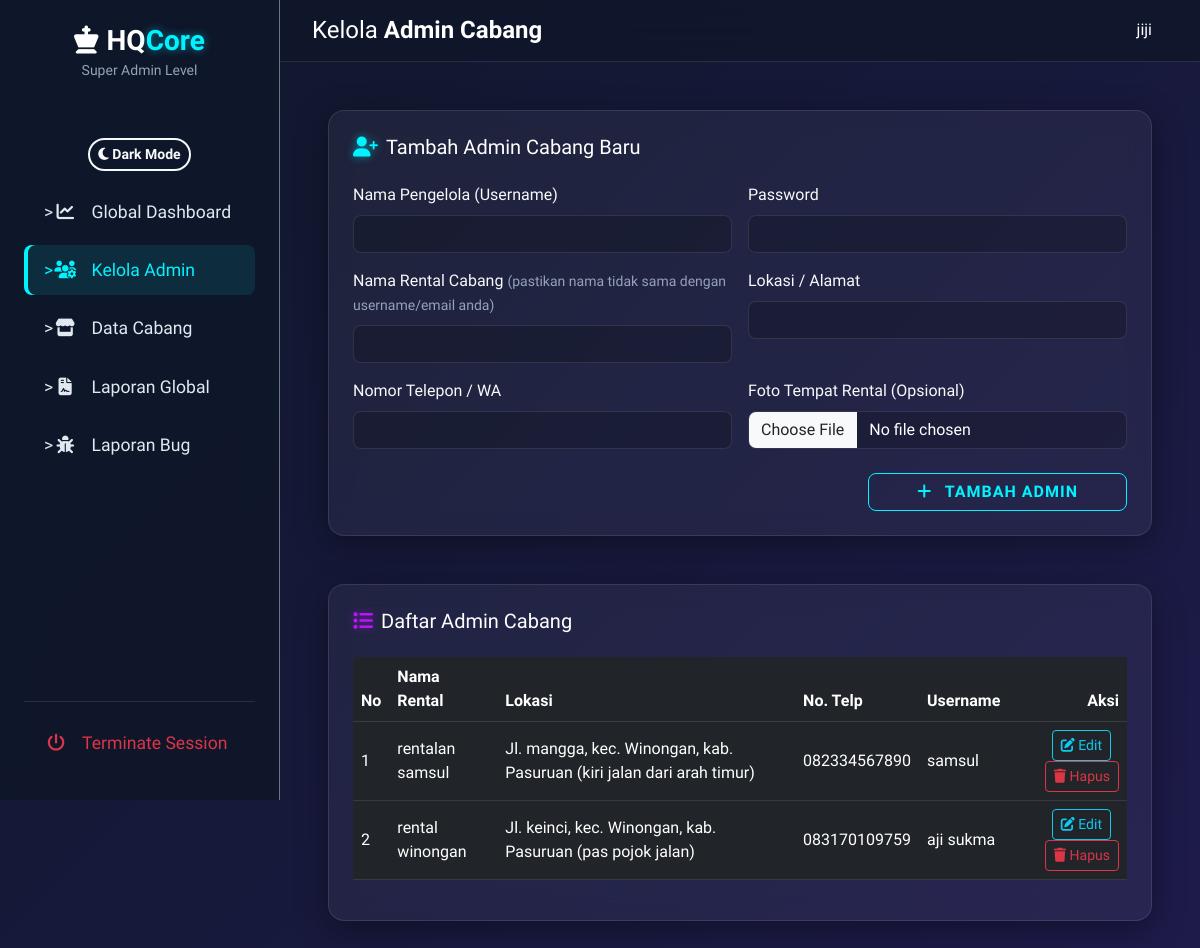
/kelola_admin.php (signed in), run on the app's committed database.
### tables this page shows
CREATE TABLE `admin_cabang` (
  `id` int(11) NOT NULL,
  `email` varchar(100) DEFAULT NULL,
  `username` varchar(50) NOT NULL,
  `password` varchar(255) NOT NULL,
  `qris_image` varchar(255) DEFAULT NULL,
  `dana_image` varchar(255) DEFAULT NULL,
  `nama_rental` varchar(255) DEFAULT NULL,
  `lokasi` varchar(100) DEFAULT NULL,
  `jam_buka` time DEFAULT '08:00:00',
  `jam_tutup` time DEFAULT '22:00:00',
  `foto_rental` varchar(255) DEFAULT NULL,
  `no_telp` varchar(50) DEFAULT NULL,
  `reset_token` varchar(255) DEFAULT NULL,
  `status_toko` enum('Buka','Tutup') DEFAULT 'Buka',
  `keterangan_tutup` varchar(255) DEFAULT NULL
);

### kelola_admin.php (the view, shortened to what this page needs)
<?php
include 'config/db.php';
$branches = [];
$res = mysqli_query($conn, "SELECT * FROM admin_cabang ORDER BY id DESC");
if ($res) {
    while($row = mysqli_fetch_assoc($res)) {
        $branches[] = $row;
    }
}
?>
<!DOCTYPE html>
<html lang="id">
<head>
    <link href="https://cdn.jsdelivr.net/npm/bootstrap@5.3.0/dist/css/bootstrap.min.css" rel="stylesheet">
    <link rel="stylesheet" href="https://cdnjs.cloudflare.com/ajax/libs/font-awesome/6.4.0/css/all.min.css">
    <link rel="stylesheet" href="assest/css/style.css?v=<?= time() ?>">
</head>
<body>
<div class="sidebar-layout">
    <aside class="glass-sidebar sidebar flex-column d-flex border-end border-secondary">
        <div class="text-center mb-5">
            <h3 class="fw-bold text-white m-0"><i class="fa-solid fa-chess-king me-2 neon-text-yellow"></i>HQ<span class="neon-text-blue">Core</span></h3>
            <small class="text-muted">Super Admin Level</small>
        </div>
        <div class="text-center mt-2 mb-3">
            <button id="theme-toggle" class="btn btn-sm btn-outline-light" style="border-radius: 20px; font-weight: bold; border-width: 2px;">
                <i id="theme-icon" class="fa-solid fa-moon"></i> <span id="theme-text">Dark Mode</span>
            </button>
        </div>
        <nav class="nav flex-column mb-auto">
            <a href="dashboard_superadmin.php" class="sidebar-link" data-preview-title="Global Dashboard" data-preview-icon="fa-chart-line" data-preview-desc="Ringkasan eksekutif, total pendapatan seluruh cabang, dan jumlah console aktif.">><i class="fa-solid fa-chart-line"></i> Global Dashboard</a>
            <a href="kelola_admin.php" class="sidebar-link active" data-preview-title="Kelola Admin" data-preview-icon="fa-users-gear" data-preview-desc="Tambah, edit, atau blokir akun Admin Pengelola Cabang.">><i class="fa-solid fa-users-gear"></i> Kelola Admin</a>
            <a href="data_cabang.php" class="sidebar-link" data-preview-title="Data Cabang" data-preview-icon="fa-store" data-preview-desc="Manajemen alamat, status operasional, dan info toko seluruh cabang.">><i class="fa-solid fa-store"></i> Data Cabang</a>
            <a href="laporan_global.php" class="sidebar-link" data-preview-title="Laporan Global" data-preview-icon="fa-file-contract" data-preview-desc="Analisis finansial menyeluruh dan unduh laporan performa rental bulanan.">><i class="fa-solid fa-file-contract"></i> Laporan Global</a>
            <a href="kelola_laporan_masalah.php" class="sidebar-link" data-preview-title="Laporan Bug" data-preview-icon="fa-bug" data-preview-desc="Cek laporan kendala atau bug dari user maupun admin cabang.">><i class="fa-solid fa-bug"></i> Laporan Bug</a>
        </nav>
        <div class="mt-auto">
            <hr class="border-secondary">
            <a href="logout_superadmin.php" class="sidebar-link text-danger"><i class="fa-solid fa-power-off"></i> Terminate Session</a>
        </div>
    </aside>
    <main class="main-content">
        <header class="glass-navbar topbar d-flex justify-content-between align-items-center sticky-top">
            <div class="d-flex align-items-center">
                <h4 class="m-0 text-white fw-light">Kelola <span class="fw-bold">Admin Cabang</span></h4>
            </div>
            <div class="d-flex align-items-center">
                <span class="text-white me-3 d-none d-sm-block"><?= htmlspecialchars($_SESSION['superadmin_name']) ?></span>
            </div>
        </header>
        <div class="p-4 p-md-5">
            <div class="glass-card p-4 mb-5">
                <h5 class="text-white mb-4"><i class="fa-solid fa-user-plus me-2 neon-text-blue"></i>Tambah Admin Cabang Baru</h5>
                <form action="" method="POST" enctype="multipart/form-data">
                    <div class="row g-3">
                        <div class="col-md-6">
                            <label class="form-label text-light">Nama Pengelola (Username)</label>
                            <input type="text" name="username" class="form-control form-control-glass text-white" required>
                        </div>
                        <div class="col-md-6">
                            <label class="form-label text-light">Password</label>
                            <input type="password" name="password" class="form-control form-control-glass text-white" required>
                        </div>
                        <div class="col-md-6">
                            <label class="form-label text-light">Nama Rental Cabang <small class="text-muted">(pastikan nama tidak sama dengan username/email anda)</small></label>
                            <input type="text" name="nama_rental" class="form-control form-control-glass text-white" required>
                        </div>
                        <div class="col-md-6">
                            <label class="form-label text-light">Lokasi / Alamat</label>
                            <input type="text" name="lokasi" class="form-control form-control-glass text-white" required>
                        </div>
                        <div class="col-md-6">
                            <label class="form-label text-light">Nomor Telepon / WA</label>
                            <input type="text" name="no_telp" class="form-control form-control-glass text-white" required>
                        </div>
                        <div class="col-md-6">
                            <label class="form-label text-light">Foto Tempat Rental (Opsional)</label>
                            <input type="file" name="foto_rental" class="form-control form-control-glass text-white" accept="image/*">
                        </div>
                        <div class="col-12 text-end mt-4">
                            <button type="submit" class="btn btn-neon px-5"><i class="fa-solid fa-plus me-2"></i> Tambah Admin</button>
                        </div>
                    </div>
                </form>
            </div>
            <div class="glass-card p-4">
                <h5 class="text-white mb-4"><i class="fa-solid fa-list me-2 neon-text-purple"></i>Daftar Admin Cabang</h5>
                <div class="table-responsive">
                    <table class="table table-dark table-hover align-middle" style="background: transparent;">
                        <thead>
                            <tr style="border-bottom: 1px solid rgba(255,255,255,0.1);">
                                <th>No</th>
                                <th>Nama Rental</th>
                                <th>Lokasi</th>
                                <th>No. Telp</th>
                                <th>Username</th>
                                <th class="text-end">Aksi</th>
                            </tr>
                        </thead>
                        <tbody>
                            <?php if(empty($branches)): ?>
                                <tr><td colspan="5" class="text-center text-muted">Belum ada data admin cabang.</td></tr>
                            <?php else: ?>
                                <?php $no = 1; foreach($branches as $b): ?>
                                <tr>
                                    <td><?= $no++ ?></td>
                                    <td><?= htmlspecialchars($b['nama_rental']) ?></td>
                                    <td><?= htmlspecialchars($b['lokasi']) ?></td>
                                    <td><?= htmlspecialchars($b['no_telp'] ?? '-') ?></td>
                                    <td><?= htmlspecialchars($b['username']) ?></td>
                                    <td class="text-end">
                                        <button class="btn btn-sm btn-outline-info me-2" onclick="editAdmin(<?= htmlspecialchars(json_encode($b)) ?>)" data-bs-toggle="modal" data-bs-target="#editModal"><i class="fa-solid fa-edit"></i> Edit</button>
                                        <a href="kelola_admin.php?delete=<?= $b['id'] ?>" class="btn btn-sm btn-outline-danger" onclick="event.preventDefault(); Swal.fire({title: 'Konfirmasi', text: 'Yakin hapus PERMANEN cabang ini beserta seluruh data console dan transaksinya?', icon: 'warning', showCancelButton: true, confirmButtonColor: '#00f3ff', cancelButtonColor: '#bc13fe', confirmButtonText: 'Ya, Lanjutkan', cancelButtonText: 'Batal', background: '#0f172a', color: '#fff'}).then((result) => { if (result.isConfirmed) { if(this.tagName === 'A'){ window.location.href = this.href; } else { this.closest('form').submit(); } } });"><i class="fa-solid fa-trash"></i> Hapus</a>
                                    </td>
                                </tr>
                                <?php endforeach; ?>
                            <?php endif; ?>
                        </tbody>
                    </table>
                </div>
            </div>
        </div>
    </main>
</div>
</body>
</html>

### assest/css/style.css (style rules this page uses)
:root { --bg-dark: #0f172a; --bg-gradient: linear-gradient(135deg, #0f172a 0%, #1e1b4b 100%); --neon-blue: #00f3ff; --neon-purple: #bc13fe; --neon-green: #00ff87; --neon-red: #ff0055; --neon-yellow: #ffea00; --glass-bg: rgba(255, 255, 255, 0.05); --glass-border: rgba(255, 255, 255, 0.1); --text-main: #e2e8f0; --text-muted: #94a3b8; }
body { font-family: 'Rajdhani', sans-serif; background: var(--bg-gradient); background-attachment: fixed; color: var(--text-main); min-height: 100vh; overflow-x: hidden; }
.text-muted { color: var(--text-muted) !important; }
.glass-card { background: var(--glass-bg); backdrop-filter: blur(12px); -webkit-backdrop-filter: blur(12px); border: 1px solid var(--glass-border); border-radius: 16px; box-shadow: 0 8px 32px 0 rgba(0, 0, 0, 0.37); transition: all 0.3s ease; }
.glass-navbar { background: rgba(15, 23, 42, 0.8); backdrop-filter: blur(16px); -webkit-backdrop-filter: blur(16px); border-bottom: 1px solid var(--glass-border); }
.glass-sidebar { background: rgba(15, 23, 42, 0.9); backdrop-filter: blur(16px); -webkit-backdrop-filter: blur(16px); border-right: 1px solid var(--glass-border); min-height: 100vh; }
.neon-text-blue { color: var(--neon-blue); text-shadow: 0 0 8px rgba(0, 243, 255, 0.5); }
.neon-text-purple { color: var(--neon-purple); text-shadow: 0 0 8px rgba(188, 19, 254, 0.5); }
.form-control-glass { background: rgba(0, 0, 0, 0.2); border: 1px solid rgba(255, 255, 255, 0.1); color: #fff; border-radius: 8px; transition: all 0.3s ease; }
.form-control-glass::placeholder { color: var(--text-muted); }
.btn-neon { background: transparent; color: var(--neon-blue); border: 1px solid var(--neon-blue); border-radius: 8px; text-transform: uppercase; font-weight: 600; letter-spacing: 1px; transition: all 0.3s ease; position: relative; overflow: hidden; }
.sidebar-link { color: var(--text-main); text-decoration: none; padding: 12px 20px; display: block; border-radius: 8px; transition: all 0.3s ease; margin-bottom: 8px; font-weight: 500; font-size: 1.1rem; }
.sidebar-link:hover, .sidebar-link.active { background: rgba(0, 243, 255, 0.1); color: var(--neon-blue); box-shadow: inset 4px 0 0 var(--neon-blue); }
.sidebar-link i { width: 24px; margin-right: 10px; text-align: center; }

### kelola_admin.php (style rules this page uses)
.sidebar-layout { display: flex; min-height: 100vh; }
.sidebar { width: 280px; position: fixed; height: 100vh; overflow-y: auto; padding: 1.5rem; z-index: 1000; }
.main-content { margin-left: 280px; flex-grow: 1; display: flex; flex-direction: column; }
.topbar { padding: 1rem 2rem; }

### data on the page
admin_cabang: nama_rental "rentalan samsul", lokasi "Jl. mangga, kec. Winongan, kab. Pasuruan (kiri jalan dari arah timur)", no_telp "082334567890", username "samsul"
admin_cabang: nama_rental "rental winongan", lokasi "Jl. keinci, kec. Winongan, kab. Pasuruan (pas pojok jalan)", no_telp "083170109759", username "aji sukma"

### other printed values
$_SESSION['superadmin_name'] "jiji"
